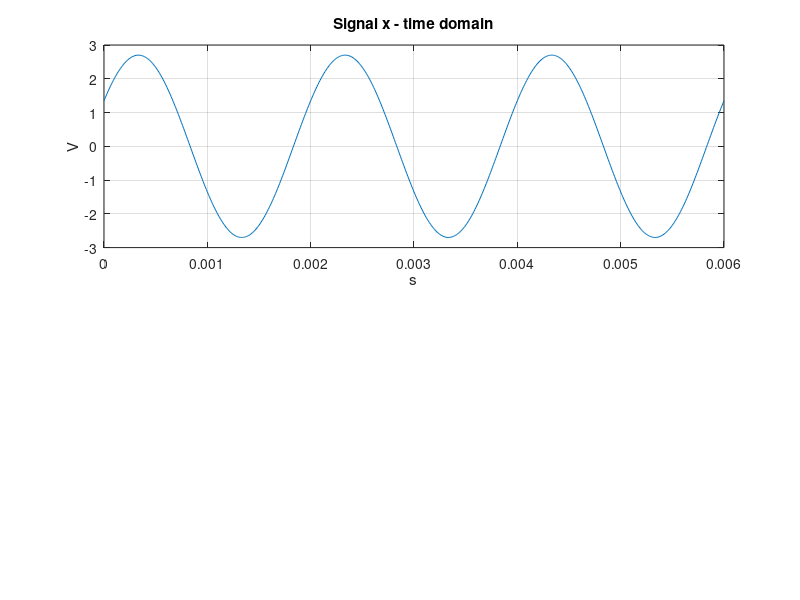

Write the MATLAB code that produced this figure. (Note: this script raises an error after producing the figure.)

clear all
close all
clc

% ---- Signal parameters
Fe  = 10e4;             % Sampling frequency (Hz)
Te = 1/Fe;

f0  = 500;             % Sinus frequency (Hz)
D   = 3/f0;             % Duration (s) : consider 10 periods -- to be completed 
Ax  = 2.7;              % Amplitude for signal x (V)
phi = -pi/3;             % phase for signal y

% ---- Signal generation

t = 0:Te:D;
N = length(t);          % Number of samples

x = Ax*cos(2*pi*f0*t+phi); % To be completed

% ---- Signal display
figure('Name','Autocorrelation')
subplot(2,1,1);
plot(t,x);
grid on;
title 'Signal x - time domain'
xlabel 's'
ylabel 'V'

% ----  Intercorrelation
txmax = 1/f0;
[Cxx,tx] = myAutocorrelation(x,Fe,txmax);
subplot(2,1,2);
plot(tx,Cxx);
grid on
title 'Autocorrelation of signal x'
xlabel 's'
ylabel 'W'




